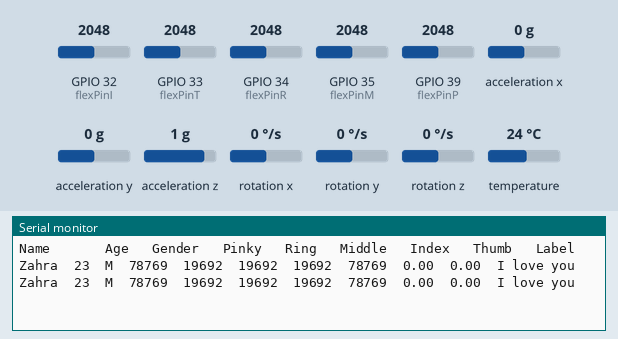
Recording of a sketch running on a simulated ESP32. Parts: the last lines printed to the serial monitor. The test bench sets the inputs (shaded band); at power-on: acceleration x 0 g, GPIO 32 (flexPinI) = 2048, GPIO 33 (flexPinT) = 2048, GPIO 34 (flexPinR) = 2048, GPIO 35 (flexPinM) = 2048, GPIO 39 (flexPinP) = 2048, acceleration y 0 g, acceleration z 1 g, rotation x 0 °/s, rotation y 0 °/s, rotation z 0 °/s, temperature 24 °C.

Above: at 2.3 s.
2.4 s: acceleration x set to -1.4 g
At 3.7 s:
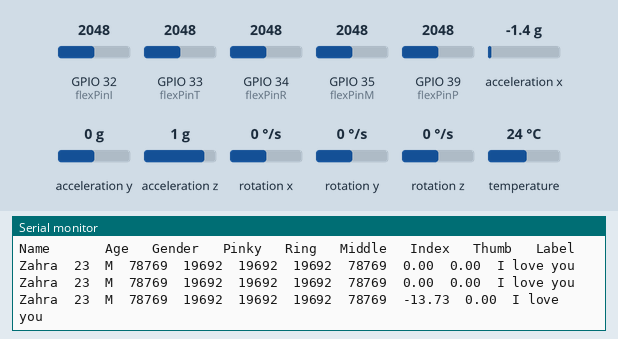
3.9 s: GPIO 32 (flexPinI) set to 2866
At 4.6 s:
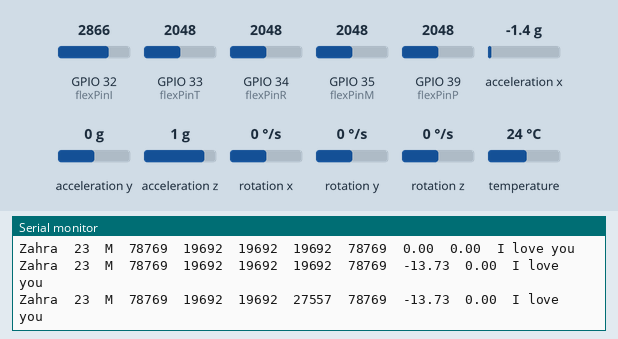
5.4 s: GPIO 33 (flexPinT) set to 2866
At 6.7 s:
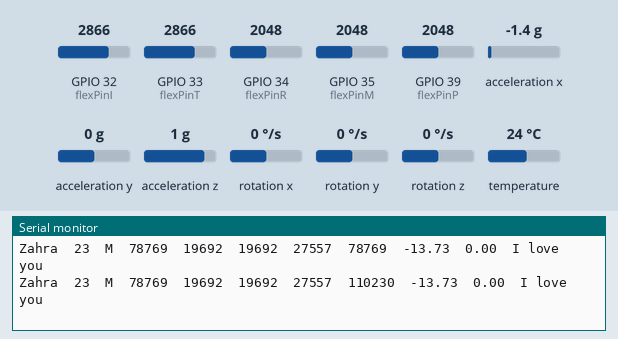
6.9 s: GPIO 34 (flexPinR) set to 2866
At 7.9 s:
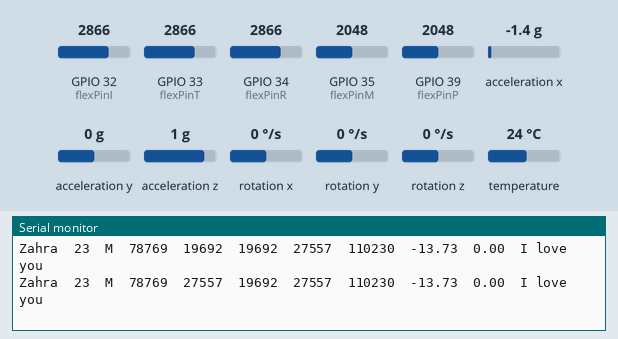
8.4 s: GPIO 35 (flexPinM) set to 2866
At 9.7 s:
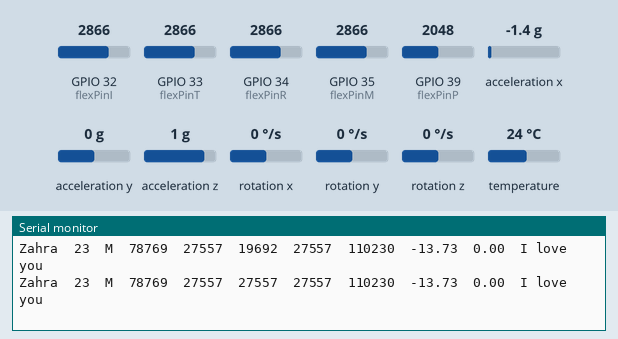
9.9 s: GPIO 39 (flexPinP) set to 2866
At 10.9 s:
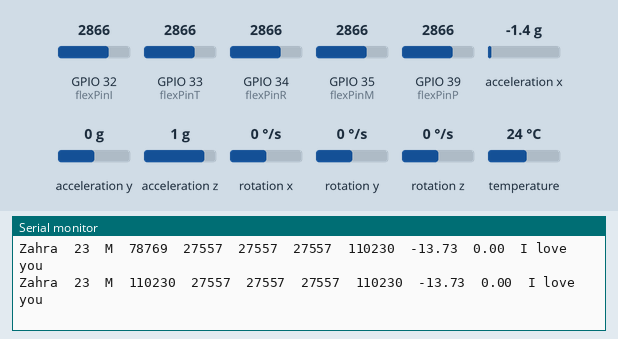

The sketch:

Dataset_collactor.ino
```cpp
#include <Adafruit_MPU6050.h>
#include <Adafruit_Sensor.h>
#include <Wire.h>

Adafruit_MPU6050 mpu;

const String name = "Zahra";
const int age = 23;
const char gender = 'M';
const String label = "I love you";

const int flexPinP = 39;
const int flexPinR = 34;
const int flexPinM = 35;
const int flexPinI = 32;
const int flexPinT = 33;

void setup(void) {
  Serial.begin(115200);

  delay(1000);
  Serial.println("Name\t\t\t Age\t Gender\t Pinky\t Ring\t Middle\t Index\t Thumb\t Label\t");


  // Try to initialize!
  if (!mpu.begin()) {
    Serial.println("Failed to find MPU6050 chip");
    while (1) {
      delay(10);
    }
  }

  // set accelerometer range to +-8G
  mpu.setAccelerometerRange(MPU6050_RANGE_8_G);

  // // set gyro range to +- 500 deg/s
  // mpu.setGyroRange(MPU6050_RANGE_500_DEG);

  // set filter bandwidth to 21 Hz
  mpu.setFilterBandwidth(MPU6050_BAND_21_HZ);

  delay(100);
}

void loop() {
  /* Get new sensor events with the readings */
  sensors_event_t a, g, temp;
  mpu.getEvent(&a, &g, &temp);

  int flexValueP = analogRead(flexPinP);
  int flexValueR = analogRead(flexPinR);
  int flexValueM = analogRead(flexPinM);
  int flexValueI = analogRead(flexPinI);
  int flexValueT = analogRead(flexPinT);

  long p_value = map(flexValueP, 0, 130, 0, 5000);
  long r_value = map(flexValueR, 0, 520, 0, 5000);
  long m_value = map(flexValueM, 0, 520, 0, 5000);
  long i_value = map(flexValueI, 0, 520, 0, 5000);
  long t_value = map(flexValueT, 0, 130, 0, 5000);

  /* Print out the values */
  Serial.print(name + "\t" + age + "\t" + gender + "\t" + p_value + "\t" + r_value + "\t" + m_value + "\t" + i_value + "\t" + t_value + "\t");
  Serial.print(a.acceleration.x);
  Serial.print("\t");
  Serial.print(a.acceleration.y);
  Serial.print("\t");
  Serial.println(label);


  // Serial.print(a.acceleration.z);
  // Serial.print(", ");
  // Serial.print(g.gyro.x);
  // Serial.print(",");
  // Serial.print(g.gyro.y);
  // Serial.print(",");
  // Serial.print(g.gyro.z);

  delay(1000);
}
```

Measured:
- after the input at 2.4 s, the serial monitor: prints a new line after 0.71 s (image 1)
- after the input at 3.9 s, the serial monitor: prints a new line after 0.21 s (image 2)
- after the input at 5.4 s, the serial monitor: prints a new line after 0.72 s (image 3)
- after the input at 6.9 s, the serial monitor: prints a new line after 0.22 s (image 4)
- after the input at 8.4 s, the serial monitor: prints a new line after 0.73 s (image 5)
- after the input at 9.9 s, the serial monitor: prints a new line after 0.23 s (image 6)
